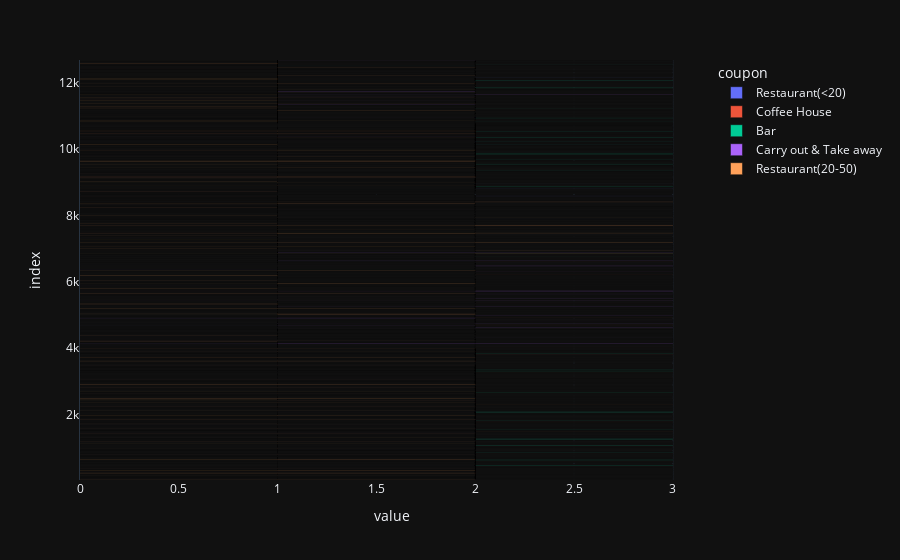

Write notebook code for a chart like this one.
### Code cell
df_t = df_new.apply(lambda x: x)[['coupon','toCoupon_GEQ5min','toCoupon_GEQ15min','toCoupon_GEQ25min']]
px.bar(df_t, color=df_t['coupon'], orientation='h')

### Figure 1 — Plotly figure (JSON) as saved in the notebook; plotly's stock layout.template omitted (floating-point values rounded to 4 significant figures; data arrays with more than 128 entries replaced by an {"elided": "..."} marker saying what was removed)
{"data": [{"alignmentgroup": "True", "hovertemplate": "coupon=Restaurant(<20)<br>value=%{x}<br>index=%{y}<extra></extra>", "legendgroup": "Restaurant(<20)", "marker": {"color": "#636efa", "pattern": {"shape": ""}}, "name": "Restaurant(<20)", "offsetgroup": "Restaurant(<20)", "orientation": "h", "showlegend": true, "textposition": "auto", "x": {"elided": "7959 int values"}, "xaxis": "x", "y": {"elided": "7959 int values"}, "yaxis": "y", "type": "bar"}, {"alignmentgroup": "True", "hovertemplate": "coupon=Coffee House<br>value=%{x}<br>index=%{y}<extra></extra>", "legendgroup": "Coffee House", "marker": {"color": "#EF553B", "pattern": {"shape": ""}}, "name": "Coffee House", "offsetgroup": "Coffee House", "orientation": "h", "showlegend": true, "textposition": "auto", "x": {"elided": "11448 int values"}, "xaxis": "x", "y": {"elided": "11448 int values"}, "yaxis": "y", "type": "bar"}, {"alignmentgroup": "True", "hovertemplate": "coupon=Bar<br>value=%{x}<br>index=%{y}<extra></extra>", "legendgroup": "Bar", "marker": {"color": "#00cc96", "pattern": {"shape": ""}}, "name": "Bar", "offsetgroup": "Bar", "orientation": "h", "showlegend": true, "textposition": "auto", "x": {"elided": "5739 int values"}, "xaxis": "x", "y": {"elided": "5739 int values"}, "yaxis": "y", "type": "bar"}, {"alignmentgroup": "True", "hovertemplate": "coupon=Carry out & Take away<br>value=%{x}<br>index=%{y}<extra></extra>", "legendgroup": "Carry out & Take away", "marker": {"color": "#ab63fa", "pattern": {"shape": ""}}, "name": "Carry out & Take away", "offsetgroup": "Carry out & Take away", "orientation": "h", "showlegend": true, "textposition": "auto", "x": {"elided": "6840 int values"}, "xaxis": "x", "y": {"elided": "6840 int values"}, "yaxis": "y", "type": "bar"}, {"alignmentgroup": "True", "hovertemplate": "coupon=Restaurant(20-50)<br>value=%{x}<br>index=%{y}<extra></extra>", "legendgroup": "Restaurant(20-50)", "marker": {"color": "#FFA15A", "pattern": {"shape": ""}}, "name": "Restaurant(20-50)", "offsetgroup": "Restaurant(20-50)", "orientation": "h", "showlegend": true, "textposition": "auto", "x": {"elided": "4251 int values"}, "xaxis": "x", "y": {"elided": "4251 int values"}, "yaxis": "y", "type": "bar"}], "layout": {"xaxis": {"anchor": "y", "domain": [0.0, 1.0], "title": {"text": "value"}}, "yaxis": {"anchor": "x", "domain": [0.0, 1.0], "title": {"text": "index"}}, "legend": {"title": {"text": "coupon"}, "tracegroupgap": 0}, "margin": {"t": 60}, "barmode": "relative"}}
